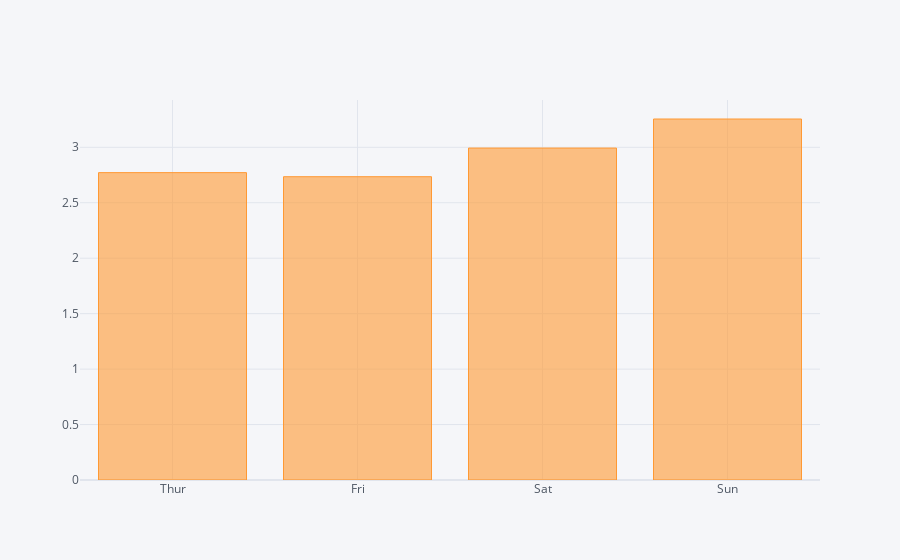

The code cell stored with this chart in its notebook:
### Code cell
tips.groupby('day')['tip'].mean().iplot(kind = 'bar')

### Figure 1 — Plotly figure (JSON) as saved in the notebook; plotly's stock layout.template omitted (floating-point values rounded to 4 significant figures)
{"data": [{"marker": {"color": "rgba(255, 153, 51, 0.6)", "line": {"color": "rgba(255, 153, 51, 1.0)", "width": 1}}, "name": "tip", "orientation": "v", "text": "", "type": "bar", "x": ["Thur", "Fri", "Sat", "Sun"], "y": [2.771, 2.735, 2.993, 3.255]}], "layout": {"autosize": true, "legend": {"bgcolor": "#F5F6F9", "font": {"color": "#4D5663"}}, "paper_bgcolor": "#F5F6F9", "plot_bgcolor": "#F5F6F9", "title": {"font": {"color": "#4D5663"}}, "xaxis": {"autorange": true, "gridcolor": "#E1E5ED", "range": [-0.5, 3.5], "showgrid": true, "tickfont": {"color": "#4D5663"}, "title": {"font": {"color": "#4D5663"}, "text": ""}, "type": "category", "zerolinecolor": "#E1E5ED"}, "yaxis": {"autorange": true, "gridcolor": "#E1E5ED", "range": [0, 3.426], "showgrid": true, "tickfont": {"color": "#4D5663"}, "title": {"font": {"color": "#4D5663"}, "text": ""}, "type": "linear", "zerolinecolor": "#E1E5ED"}}}
